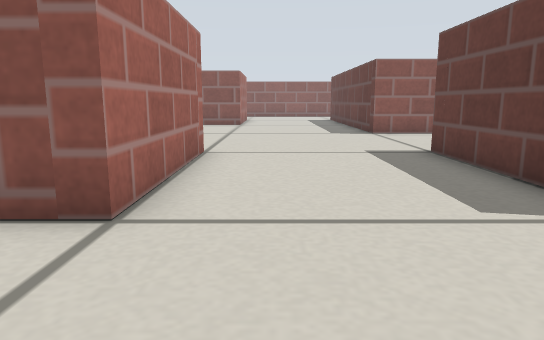
view 1 (above)

20 first-person views from a walk through a world built for the Gazebo simulator. The camera is 0.22 m above the floor, tilts 10° down and sees 70° across. The floor is counted in squares, 0.2 m on a side. Each view is taken from the middle of a square. On the plan, view 1 faces up. The plan holds only what a view shows up to about 14 squares ahead; the rest is blank. Gazebo's built-in surfaces are drawn with simple patterns.

view 2
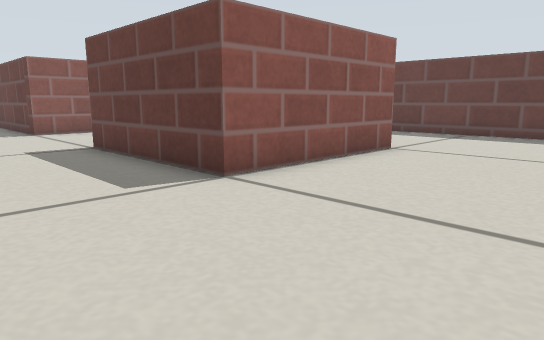

view 3
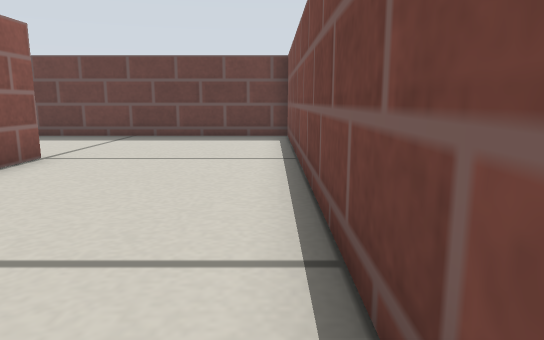

view 4
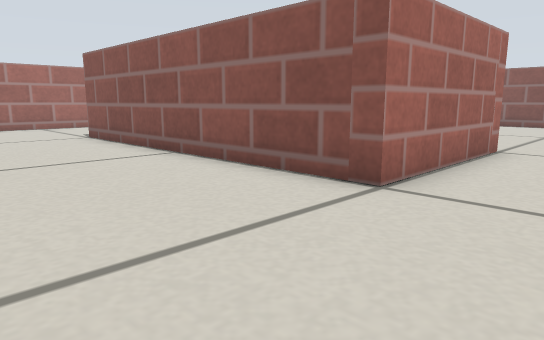

view 5
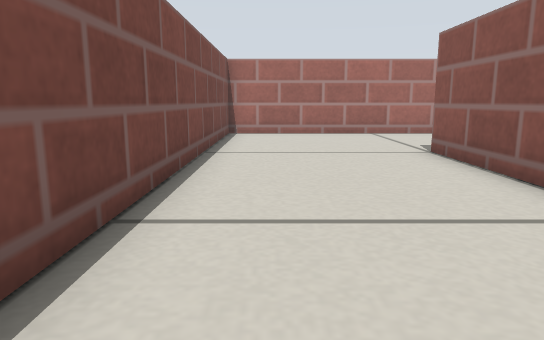

view 6
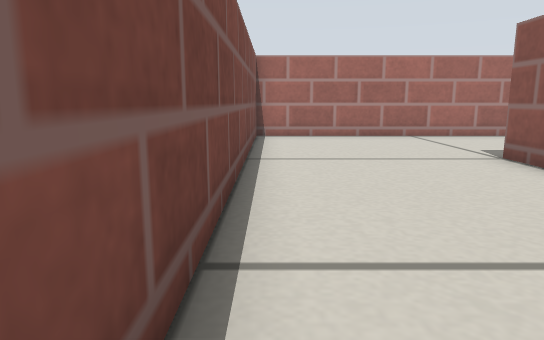

view 7
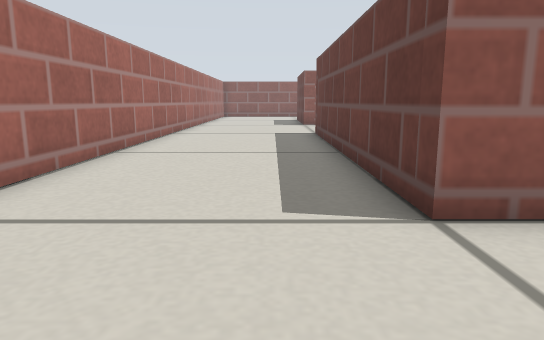

view 8
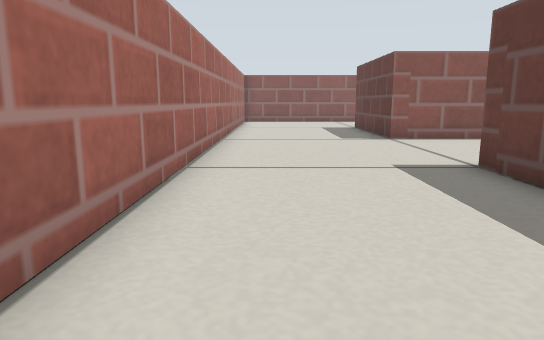

view 9
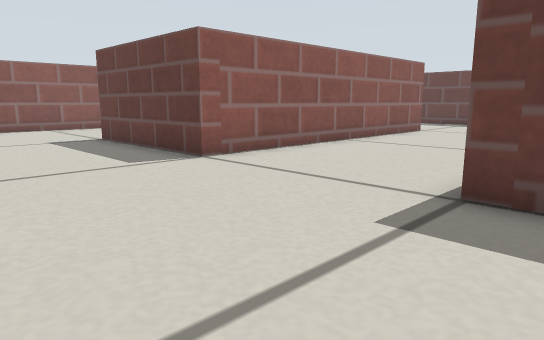

view 10
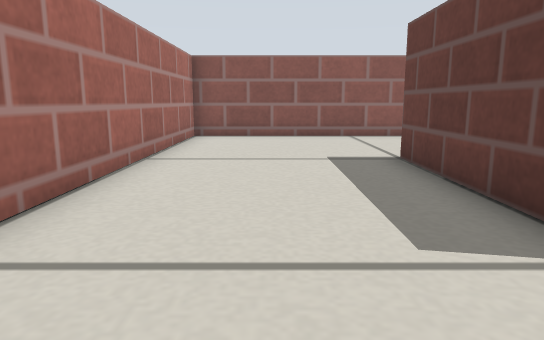

view 11
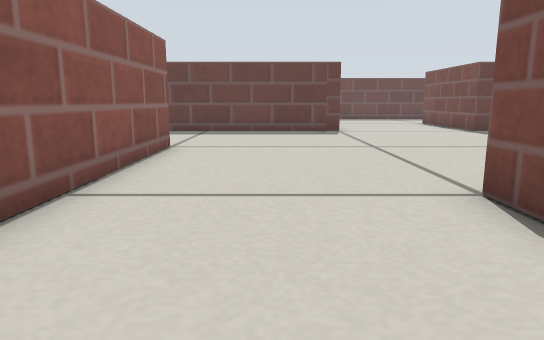

view 12
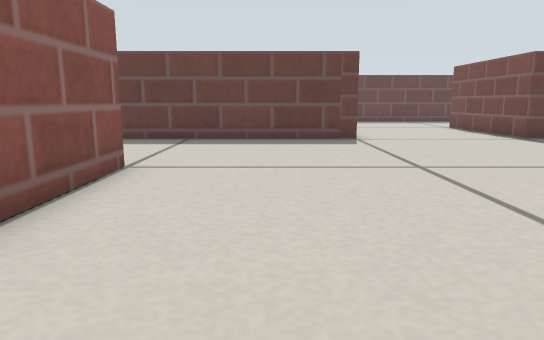

view 13
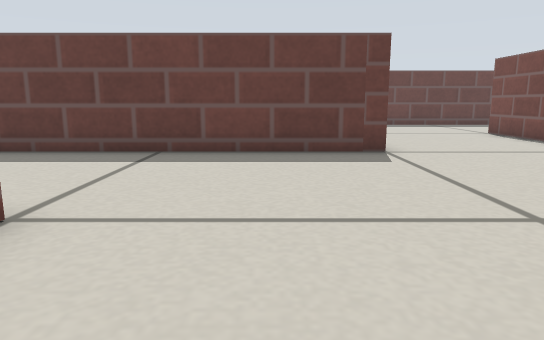

view 14
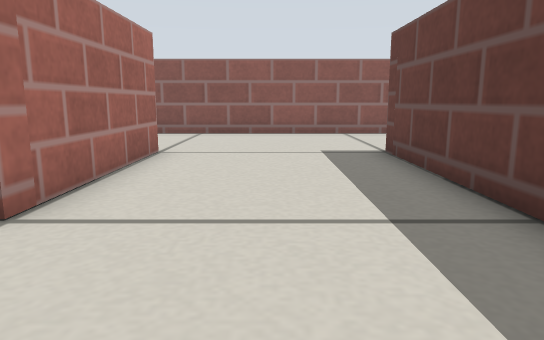

view 15
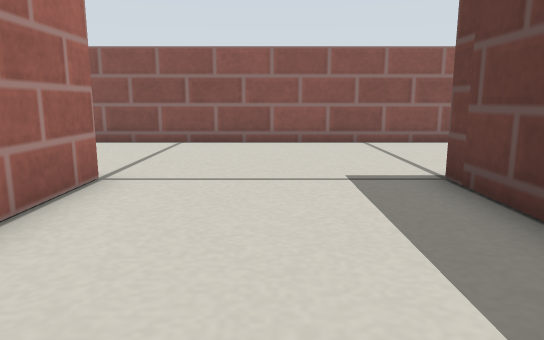

view 16
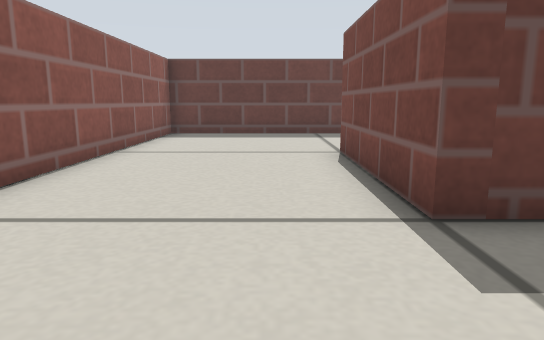

view 17
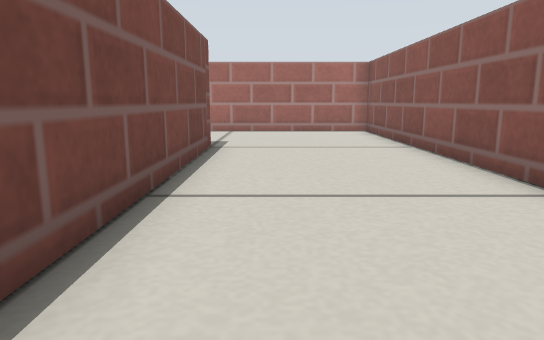

view 18
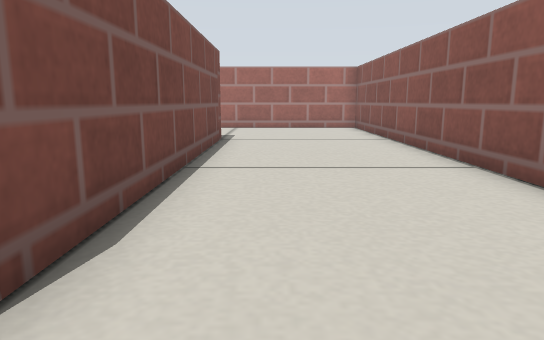

view 19
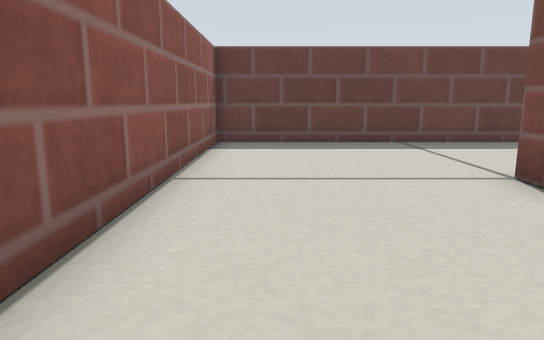

view 20
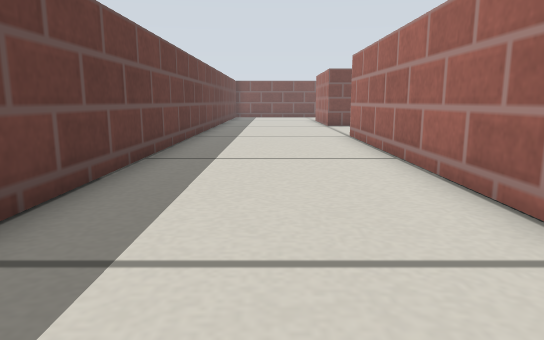

### Floor plan
Points are (right, up) in squares from view 1. A wall is a line through its corners. A room is listed if a view was taken in it or the views show most of it. See-through windows are left out.
Room 1 (views 1, 2, 3, 4, 5, 6, 7, 8, 9, 10, 11, 12, 13, 14, 15, 16, 17, 18, 19, 20)
walls: (-1.5, 8.6) (-1.5, 3.5) (-11.5, 3.5) (-11.5, 13.5); (-7.5, 13.5) (-6.5, 13.5); (5.6, 13.5) (3.5, 13.5) (3.5, 23.5) (8.5, 23.5); (-1.5, 23.5) (-1.5, 18.5) (-11.5, 18.5) (-11.5, 23.5) (-2, 23.5); (8.5, 22.5) (8.5, 13.5); (8.6, 3.5) (3.5, 3.5) (3.5, 8.5) (8.5, 8.5); (13.5, 11.6) (13.5, 28.5) (-16.5, 28.5) (-16.5, -1.5) (-4.6, -1.5); (1.6, -1.5) (13.5, -1.5) (13.5, 6.5)

Where each view was taken, in squares from view 1:
view 1: 0 up, 0 right, facing up
view 2: 1 down, 0 right, facing up-right
view 3: 1 down, 1 right, facing right
view 4: 1 down, 1 right, facing up-left
view 5: 0 up, 3 left, facing left
view 6: 1 down, 4 left, facing left
view 7: 0 up, 13 left, facing up
view 8: 7 up, 15 left, facing up
view 9: 12 up, 16 left, facing up-right
view 10: 16 up, 14 left, facing up
view 11: 16 up, 11 left, facing right
view 12: 16 up, 8 left, facing right
view 13: 16 up, 5 left, facing right
view 14: 15 up, 1 right, facing up
view 15: 18 up, 1 right, facing up
view 16: 25 up, 0 right, facing right
view 17: 25 up, 2 left, facing left
view 18: 25 up, 0 right, facing left
view 19: 27 up, 3 right, facing right
view 20: 26 up, 11 right, facing down
